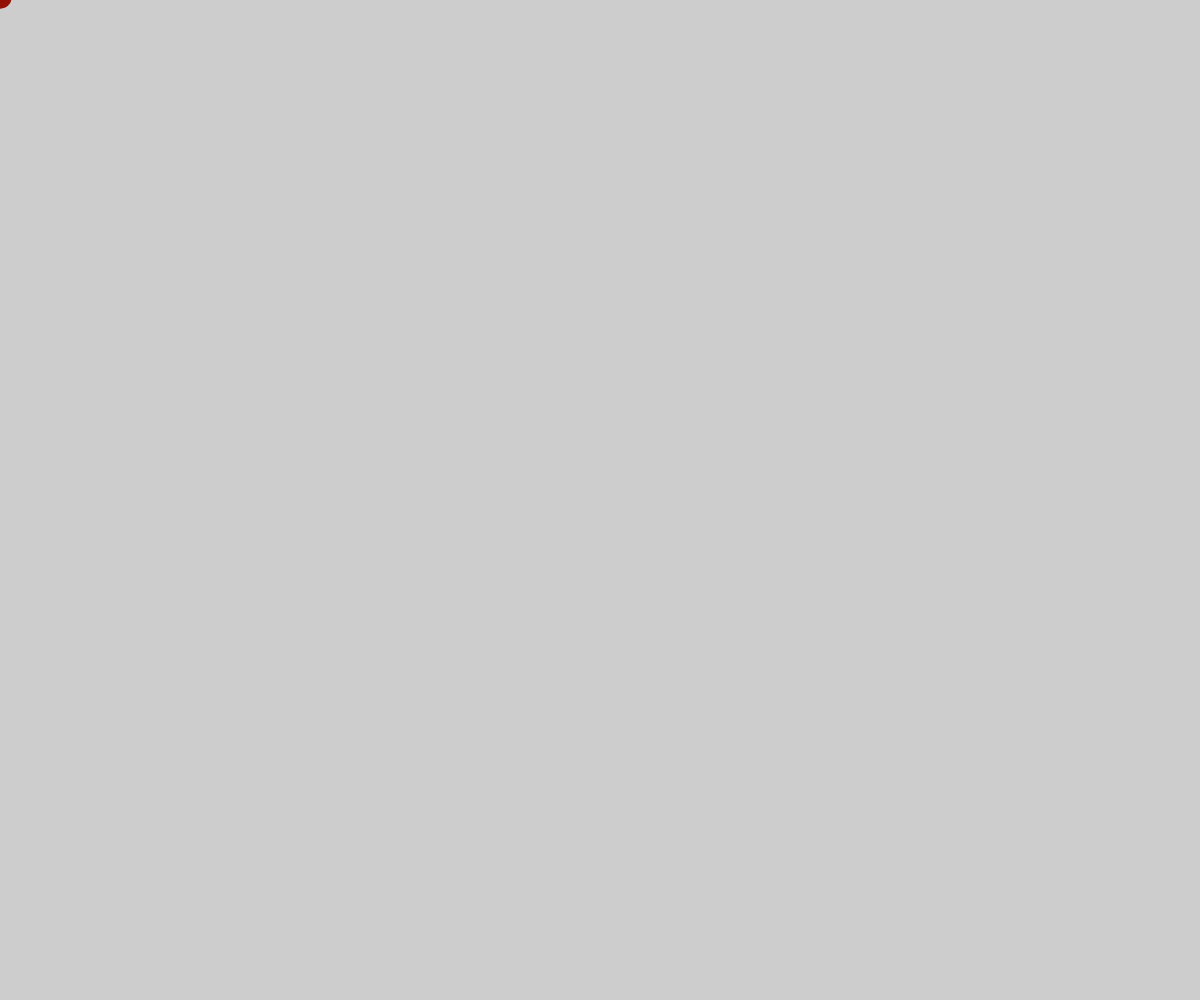
Frame 1 (no input)
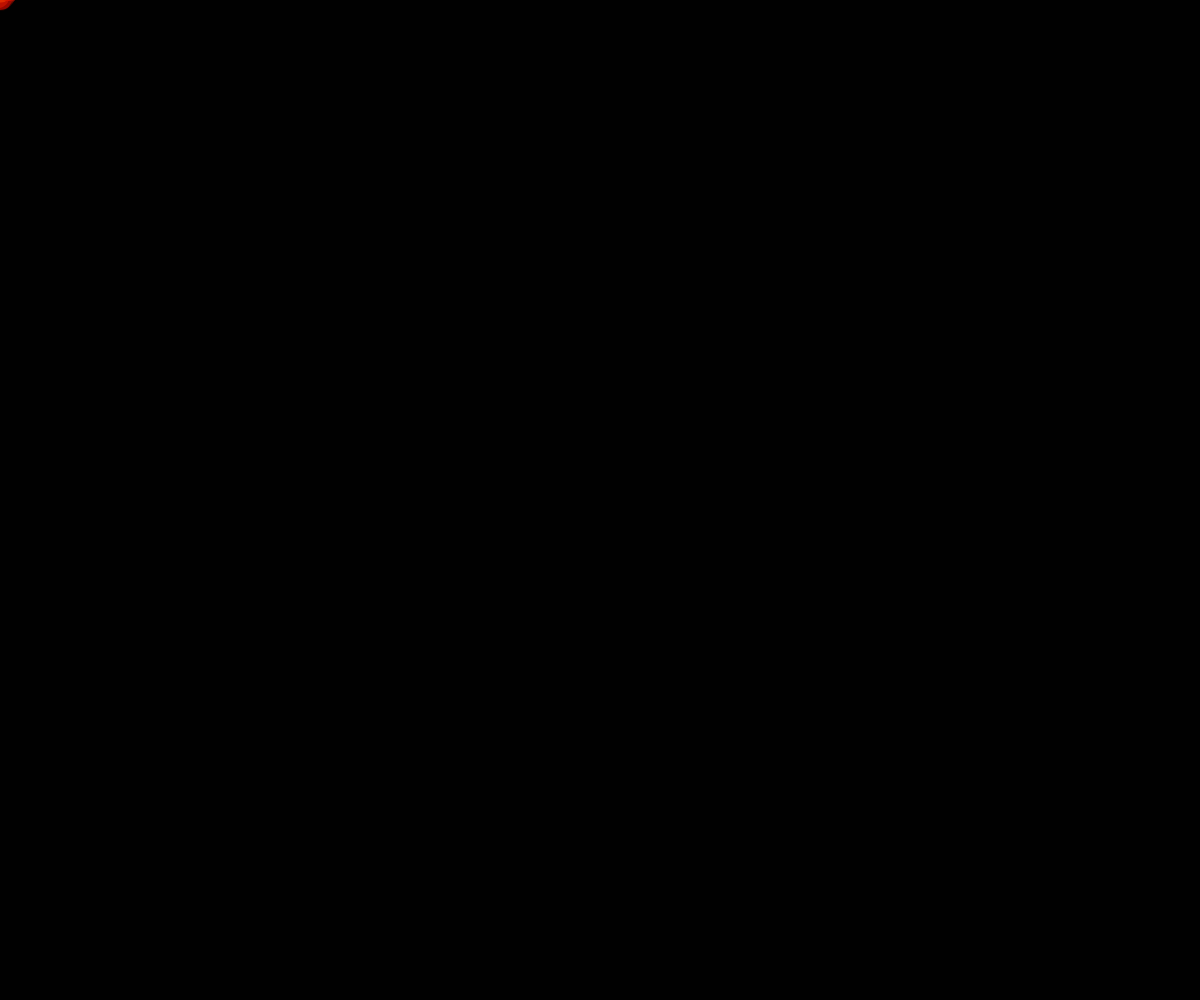
Frame 60 (no input)
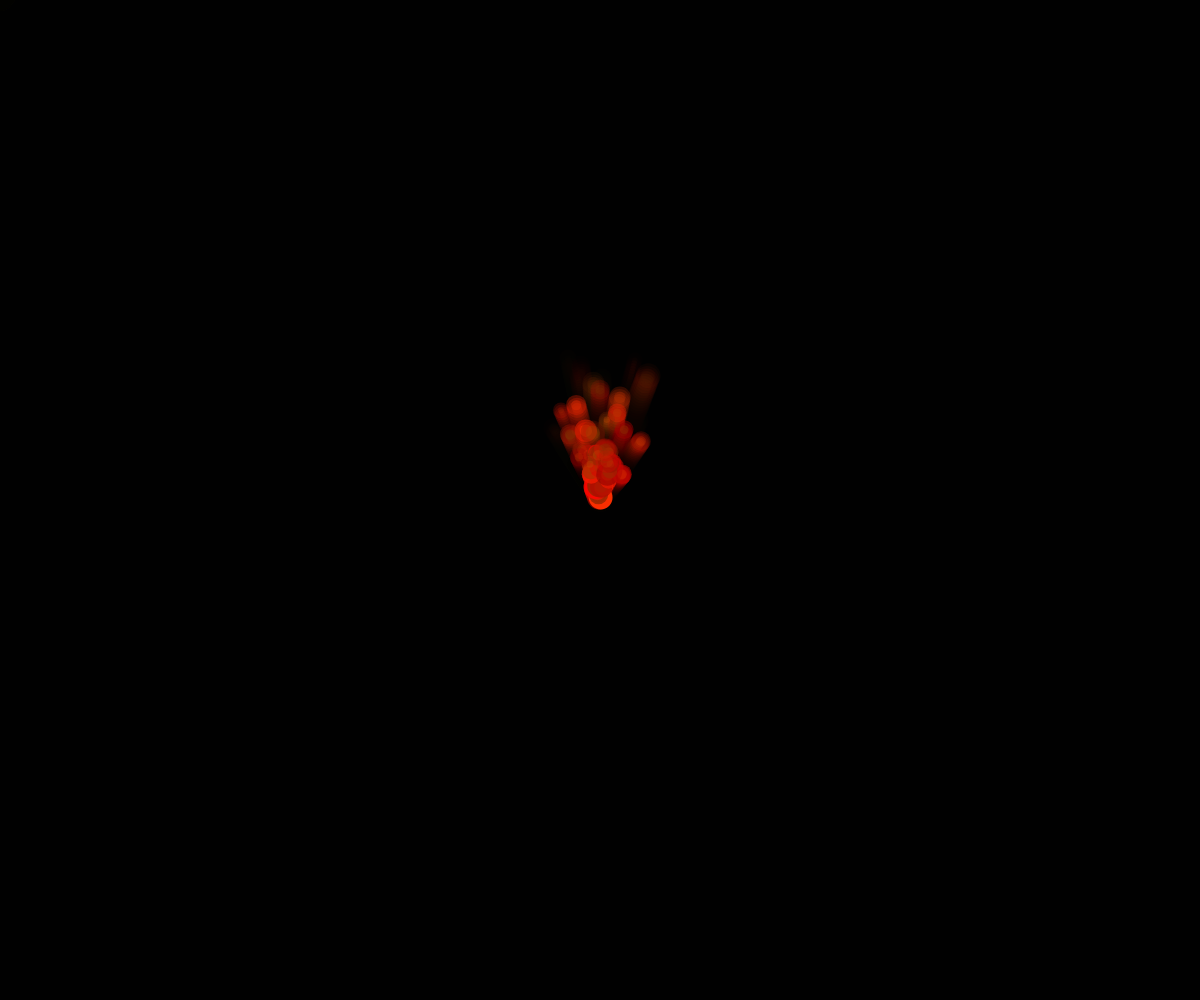
Frame 120 (the mouse pressed at the canvas centre since frame 60)

The p5.js sketch that drew these frames (run headless with seeded random() and noise() and a simulated clock; from frame 60 on, the mouse is pressed at the canvas centre):

// p5.js sketch
// ── sketch.js
let particles = [];

function setup() {
  createCanvas(windowWidth, windowHeight);
  noStroke();
}

function draw() {
  background(0, 50);

  particles.push(new Particle(mouseX, mouseY));

  for (let i = particles.length - 1; i >= 0; i--) {
    particles[i].update();
    particles[i].show();

    if (particles[i].isFinished()) {
      particles.splice(i, 1);
    }
  }
}

class Particle {
  constructor(x, y) {
    this.x = x;
    this.y = y;
    this.vx = random(-1, 1);
    this.vy = random(-1, -3);
    this.alpha = 255;
    this.size = random(5, 15);
    this.innerColor = color(random(100, 255), random(50, 100), 0, 150);
    this.outerColor = color(random(100, 255), random(0, 50), 0, 50);
  }

  update() {
    this.x += this.vx;
    this.y += this.vy;
    this.alpha -= 5;
  }

  isFinished() {
    return this.alpha < 0;
  }

  show() {
    noStroke();
    fill(this.innerColor.levels[0], this.innerColor.levels[1], this.innerColor.levels[2], this.alpha);
    ellipse(this.x, this.y, this.size);

    fill(this.outerColor.levels[0], this.outerColor.levels[1], this.outerColor.levels[2], this.alpha);
    ellipse(this.x, this.y, this.size + 10);
  }
}
